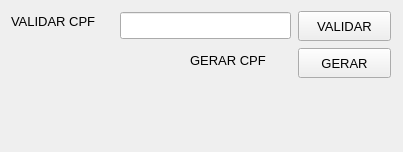
<?xml version="1.0" encoding="UTF-8"?>
<ui version="4.0">
 <class>Validador_Gerador_de_CPF</class>
 <widget class="QMainWindow" name="Gerador_Validador_CPF">
  <property name="geometry">
   <rect>
    <x>0</x>
    <y>0</y>
    <width>403</width>
    <height>152</height>
   </rect>
  </property>
  <property name="windowTitle">
   <string>MainWindow</string>
  </property>
  <widget class="QWidget" name="centralwidget">
   <widget class="QLabel" name="label_2">
    <property name="geometry">
     <rect>
      <x>11</x>
      <y>11</y>
      <width>102</width>
      <height>21</height>
     </rect>
    </property>
    <property name="font">
     <font>
      <pointsize>10</pointsize>
     </font>
    </property>
    <property name="text">
     <string>VALIDAR CPF</string>
    </property>
   </widget>
   <widget class="QLineEdit" name="inputValidaCPF">
    <property name="geometry">
     <rect>
      <x>120</x>
      <y>12</y>
      <width>171</width>
      <height>27</height>
     </rect>
    </property>
    <property name="font">
     <font>
      <pointsize>10</pointsize>
     </font>
    </property>
   </widget>
   <widget class="QPushButton" name="btn_valida">
    <property name="geometry">
     <rect>
      <x>298</x>
      <y>11</y>
      <width>93</width>
      <height>30</height>
     </rect>
    </property>
    <property name="font">
     <font>
      <pointsize>10</pointsize>
     </font>
    </property>
    <property name="text">
     <string>VALIDAR</string>
    </property>
   </widget>
   <widget class="QPushButton" name="btn_gerar">
    <property name="geometry">
     <rect>
      <x>298</x>
      <y>48</y>
      <width>93</width>
      <height>30</height>
     </rect>
    </property>
    <property name="font">
     <font>
      <pointsize>10</pointsize>
     </font>
    </property>
    <property name="text">
     <string>GERAR</string>
    </property>
   </widget>
   <widget class="QLabel" name="label">
    <property name="geometry">
     <rect>
      <x>190</x>
      <y>50</y>
      <width>87</width>
      <height>21</height>
     </rect>
    </property>
    <property name="font">
     <font>
      <pointsize>10</pointsize>
     </font>
    </property>
    <property name="text">
     <string>GERAR CPF</string>
    </property>
   </widget>
   <widget class="QLabel" name="Retorno">
    <property name="geometry">
     <rect>
      <x>10</x>
      <y>90</y>
      <width>381</width>
      <height>41</height>
     </rect>
    </property>
    <property name="font">
     <font>
      <pointsize>18</pointsize>
     </font>
    </property>
    <property name="layoutDirection">
     <enum>Qt::LeftToRight</enum>
    </property>
    <property name="text">
     <string/>
    </property>
    <property name="alignment">
     <set>Qt::AlignCenter</set>
    </property>
   </widget>
  </widget>
 </widget>
 <resources/>
 <connections/>
</ui>
